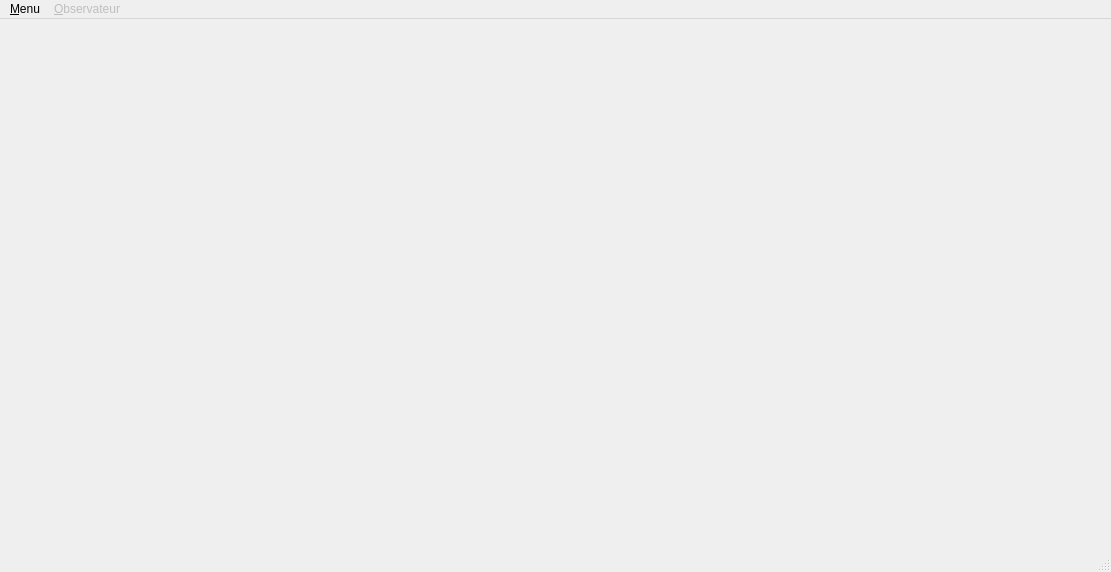
<?xml version="1.0" encoding="UTF-8"?>
<ui version="4.0">
 <class>MainWindow</class>
 <widget class="QMainWindow" name="MainWindow">
  <property name="geometry">
   <rect>
    <x>0</x>
    <y>0</y>
    <width>1111</width>
    <height>572</height>
   </rect>
  </property>
  <property name="windowTitle">
   <string>Othello</string>
  </property>
  <widget class="QWidget" name="centralwidget">
   <widget class="QWidget" name="verticalLayoutWidget">
    <property name="geometry">
     <rect>
      <x>0</x>
      <y>0</y>
      <width>601</width>
      <height>531</height>
     </rect>
    </property>
    <layout class="QVBoxLayout" name="layGraph"/>
   </widget>
   <widget class="QWidget" name="verticalLayoutWidget_2">
    <property name="geometry">
     <rect>
      <x>620</x>
      <y>0</y>
      <width>491</width>
      <height>491</height>
     </rect>
    </property>
    <layout class="QVBoxLayout" name="layTxt"/>
   </widget>
  </widget>
  <widget class="QMenuBar" name="menubar">
   <property name="geometry">
    <rect>
     <x>0</x>
     <y>0</y>
     <width>1111</width>
     <height>21</height>
    </rect>
   </property>
   <widget class="QMenu" name="menuMenu">
    <property name="title">
     <string>&amp;Menu</string>
    </property>
    <addaction name="actionNouveau"/>
    <addaction name="action_fermer"/>
    <addaction name="action_Quitter"/>
   </widget>
   <widget class="QMenu" name="menuObservateur">
    <property name="enabled">
     <bool>false</bool>
    </property>
    <property name="title">
     <string>&amp;Observateur</string>
    </property>
    <addaction name="action_texte"/>
    <addaction name="action_graphique"/>
   </widget>
   <addaction name="menuMenu"/>
   <addaction name="menuObservateur"/>
  </widget>
  <widget class="QStatusBar" name="statusbar"/>
  <action name="actionNouveau">
   <property name="text">
    <string>&amp;Nouveau</string>
   </property>
  </action>
  <action name="action_fermer">
   <property name="checkable">
    <bool>false</bool>
   </property>
   <property name="enabled">
    <bool>false</bool>
   </property>
   <property name="text">
    <string>&amp;Fermer</string>
   </property>
  </action>
  <action name="action_texte">
   <property name="checkable">
    <bool>true</bool>
   </property>
   <property name="enabled">
    <bool>false</bool>
   </property>
   <property name="text">
    <string>&amp;texte</string>
   </property>
  </action>
  <action name="action_graphique">
   <property name="checkable">
    <bool>true</bool>
   </property>
   <property name="checked">
    <bool>false</bool>
   </property>
   <property name="enabled">
    <bool>false</bool>
   </property>
   <property name="text">
    <string>&amp;graphique</string>
   </property>
  </action>
  <action name="action_Quitter">
   <property name="text">
    <string>&amp;Quitter</string>
   </property>
  </action>
 </widget>
 <resources/>
 <connections/>
</ui>
